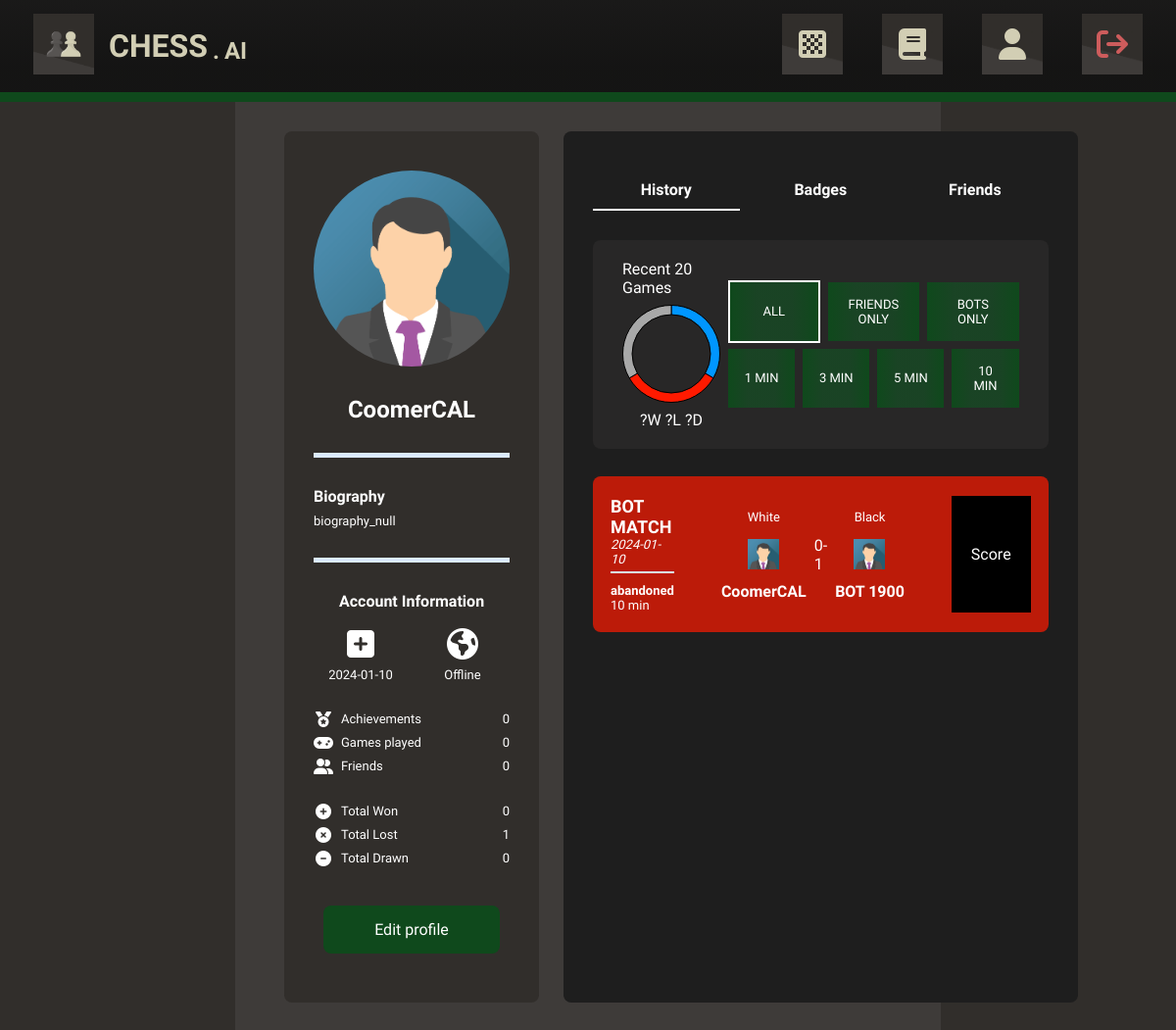
The app's page /profile (signed in) with its own data.
### tables this page shows
CREATE TABLE Player(
    PlayerID INTEGER PRIMARY KEY AUTOINCREMENT,
    Username TEXT UNIQUE NOT NULL,
    "Password" TEXT NOT NULL,
    "Status" TEXT NOT NULL,
    LastActive TIMESTAMP NOT NULL DEFAULT CURRENT_TIMESTAMP,
    Biography TEXT NOT NULL,
    Created TIMESTAMP NOT NULL DEFAULT CURRENT_TIMESTAMP,
    Picture TEXT NOT NULL,
    Wins INTEGER NOT NULL,
    Losses INTEGER NOT NULL,
    Draws INTEGER NOT NULL
);

CREATE TABLE Match (

    MatchID INTEGER PRIMARY KEY AUTOINCREMENT,
    Bot INTEGER NOT NULL,
    Player INTEGER NOT NULL,
    "Event" TEXT NOT NULL,
    "Site" TEXT NOT NULL,
    "Date" TIMESTAMP NOT NULL DEFAULT CURRENT_TIMESTAMP,
    Round TEXT NOT NULL,
    Result TEXT NOT NULL,
    "Time" INTEGER NOT NULL,
    Termination TEXT NOT NULL,
    Moves TEXT,

    FOREIGN KEY(Bot) REFERENCES MatchBot(BotID),
    FOREIGN KEY(Player) REFERENCES MatchPlayer(PlayerID),
    FOREIGN KEY("Time") REFERENCES TimeControl("Value")
);

CREATE TABLE Bot(
    BotID INTEGER PRIMARY KEY AUTOINCREMENT,
    Username TEXT UNIQUE NOT NULL,
    Rating TEXT NOT NULL
);

### app.py (the view, shortened to what this page needs)
@app.route('/profile', methods=['GET', 'PATCH'])
@login_required
def profile():
    id = current_user.get_id()
    conn = get_db_connection()
    all_games = conn.execute("SELECT * FROM Match WHERE Player = (?)", [id]).fetchall()
    if not all_games:
        render_template("pages/profile.html")
    games = []
    if all_games:
        for i in all_games:
            match_id = i["MatchID"]
            bot_id = i["Bot"]
            bot_profile = conn.execute("SELECT * FROM Bot WHERE BotID = (?)", [bot_id]).fetchone()
            bot_match   = conn.execute("SELECT * FROM MatchBot WHERE BotID = (?) AND MatchID = (?)", [bot_id, match_id]).fetchone()
            bot = Player(bot_id, bot_profile["Username"], bot_match["Color"], bot_match["Points"])
            human_profile = conn.execute("SELECT * FROM Player WHERE PlayerID = (?)", [id]).fetchone()
            human_match   = conn.execute("SELECT * FROM MatchPlayer WHERE PlayerID = (?) AND MatchID = (?)", [id, match_id]).fetchone()
            human = Player(id, human_profile["Username"], human_match["Color"], human_match["Points"])
            game = Game(match_id, bot, human, i["Event"], i["Site"], i["Date"], i["Round"], i["Result"], i["Time"], i["Termination"], i["Moves"])
            games.append(game)
        conn.close()
        return render_template("pages/profile.html", games=games, bot=bot)
    else:
        conn.close()
        return render_template("pages/profile.html")

### app.py (called while the page is built)
def get_db_connection():
    conn = sqlite3.connect('db/database.sqlite')
    conn.row_factory = sqlite3.Row
    return conn

@login_manager.user_loader
def load_user(user_id):
   conn = get_db_connection()
   user = conn.execute("SELECT * from Player where PlayerID = (?)", [user_id]).fetchone()
   conn.close()
   if user is None:
      return None
   else:
      return User(int(user[0]), user[1], user[2], user[3], user[4], user[5], user[6], user[7], user[8], user[9], user[10])

### templates/pages/profile.html (shortened to what this page needs)
{% extends "layout.html" %}
{% block head %}
  {{ super() }}
  <link rel="stylesheet" href="{{ url_for('static', filename='styles/css/profile.css') }}">
{% endblock %}
{% block content %}
<div class="container">
  <div class="wrapper">
    <div class="row">
      <div class="item middle">
        <img id="avatar" src="static/images/avatar_placeholder.png" alt="Avatar" title="{{ current_user.picture }}">
      </div>
    </div>
    <div class="row">
      <div class="item middle">
        <div class="username">
          {{ current_user.username }}
        </div>
      </div>
    </div>
    <div class="row">
      <div class="item middle">
          <hr>
      </div>
    </div>
    <div class="row col biography">
      <div class="item">
        <div class="title"> Biography</div>
      </div>
      <div class="item">
        <div class="text"> {{ current_user.biography }}</div>
      </div>
    </div>
    <div class="row">
      <div class="item middle">
          <hr>
      </div>
    </div>
    <div class="row col">
      <div class="item middle">
        <div class="title"> Account Information</div>
      </div>
      <div class="row">
        <div class="row col">
          <div class="item middle">
            <div class="icon" title="Create Account">
              <i class="fa-solid fa-square-plus fa-2x fa-fw"></i>
            </div>
          </div>
          <div class="item middle">
            <div class="text"> {{ current_user.created[:10]}}</div>
          </div>
        </div>
        <div class="row">
          <div class="row col">
            <div class="item middle">
              <div class="icon" title="Last Online">
                <i class="fa-solid fa-earth-americas fa-2x fa-fw"></i>
              </div>
            </div>
            <div class="item middle">
              <div class="text"> {{ current_user.online }}</div>
            </div>
          </div>
        </div>
      </div>
    </div>
    <div class="row col">
      <div class="row">
        <div class="item left">
          <i class="fa-solid fa-medal fa-fw"></i>
        </div>
        <div class="item">
          <div class="text"> Achievements </div>
        </div>
        <div class="item right">
          <div class="text"> 0 </div>
        </div>
      </div>
      <div class="row">
        <div class="item left">
          <i class="fa-solid fa-gamepad fa-fw"></i>
        </div>
        <div class="item">
          <div class="text"> Games played </div>
        </div>
        <div class="item right">
          <div class="text"> 0 </div>
        </div>
      </div>
      <div class="row">
        <div class="item left">
          <i class="fa-solid fa-user-group fa-fw"></i>
        </div>
        <div class="item">
          <div class="text"> Friends </div>
        </div>
        <div class="item right">
          <div class="text"> 0 </div>
        </div>
      </div>
    </div>
    <div class="row col">
      <div class="row">
        <div class="item left">
          <i class="fa-solid fa-circle-plus fa-fw"></i>
        </div>
        <div class="item">
          <div class="text"> Total Won </div>
        </div>
        <div class="item right">
          <div class="text"> {{current_user.wins}} </div>
        </div>
      </div>
      <div class="row">
        <div class="item left">
          <i class="fa-solid fa-circle-xmark fa-fw"></i>
        </div>
        <div class="item">
          <div class="text"> Total Lost </div>
        </div>
        <div class="item right">
          <div class="text"> {{current_user.losses}} </div>
        </div>
      </div>
      <div class="row">
        <div class="item left">
          <i class="fa-solid fa-circle-minus fa-fw"></i>
        </div>
        <div class="item">
          <div class="text"> Total Drawn </div>
        </div>
        <div class="item right">
          <div class="text"> {{current_user.draws}} </div>
        </div>
      </div>
    </div>
    <div class="row">
      <div class="item middle">
        <button class="button" onclick="edit(this)" type="submit" title="Create Account">
          Edit profile
        </button>
      </div>
    </div>
  </div>
</div>
<div class="container">
  <div class="wrapper">
    <div class="row">
      <button class="item middle selected" id="history-btn">
        <div class="title"> History</div>
      </button>
      <button class="item middle" id="badges-btn">
        <div class="title"> Badges</div>
      </button>
      <button class="item middle" id="friends-btn">
        <div class="title"> Friends</div>
      </button>
    </div>
    <div class="row col" id="history-section">
      <div class="item">
        <div class="recent-container">
          <div class="wrapper">
            <div class="row">
              <div class="item left">
                <div class="row col">
                  <div class="item middle">
                    Recent 20 Games
                  </div>
                  <div class="item middle" style="height:100px">
                    <canvas id="donut"></canvas>
                  </div>
                  <div class="row">
                    <div class="item middle" id="win-lose">
                      ?W ?L ?D
                    </div>
                  </div>
                </div>
              </div>
              <div class="row col">
                <div class="row">
                  <div class="item middle">
                    <button class="filter-btn selected-btn">
                      <div class="text"> All</div>
                    </button>
                  </div>
                  <div class="item middle">
                    <button class="filter-btn">
                      <div class="text"> Friends only</div>
                    </button>
                  </div>
                  <div class="item middle">
                    <button class="filter-btn">
                      <div class="text"> Bots only</div>
                    </button>
                  </div>
                </div>
                <div class="row">
                  <div class="item middle">
                    <button class="filter-btn">
                      <div class="text"> 1 min</div>
                    </button>
                  </div>
                  <div class="item middle">
                    <button class="filter-btn">
                      <div class="text"> 3 min</div>
                    </button>
                  </div>
                  <div class="item middle">
                    <button class="filter-btn">
                      <div class="text"> 5 min</div>
                    </button>
                  </div>
                  <div class="item middle">
                    <button class="filter-btn">
                      <div class="text"> 10 min</div>
                    </button>
                  </div>
                </div>
              </div>
            </div>
          </div>
        </div>
      </div>
      {% if not games %}
      <div class="item">
        <div class="helper-container">
          <div class="wrapper">
            You have no Match History.
          </div>
        </div>
      </div>
      {% else %}
      {% for game in games %}
      {% if game.result != "Ongoing" %}
        <a href="/game/bot/{{game.id}}" class="item">
          {% if game.result == "1-0" and game.human.color == "white" %}
          <div class="game-container win" id='{{game.id}}'>
          {% elif game.result == "1-0" and game.human.color == "black" %}
          <div class="game-container lose" id='{{game.id}}'>
          {% elif game.result == "0-1" and game.human.color == "white" %}
          <div class="game-container lose" id='{{game.id}}'>
          {% elif game.result == "0-1" and game.human.color == "black" %}
          <div class="game-container win" id='{{game.id}}'>
          {% elif game.result == "1/2-1/2" %}
          <div class="game-container draw" id='{{game.id}}'>
          {% endif %}
            <div class="row">
              <div class="col wrapper nogap">
                <div class="row">
                  <div class="event"> {{game.event}} </div>
                </div>
                <div class="row">
                  <div class="date"> {{game.date[:10]}} </div>
                </div>
                <div class="row">
                  <hr class="thin">
                </div>
                <div class="row">
                  <div class="termination"> {{game.termination}} </div>
                </div>
                <div class="row">
                  <div class="time"> {{game.time|string + " min"}} </div>
                </div>
              </div>
              <div class="col wrapper nogap participants">
                <div class="row">
                  <div class="col player">
                    <div class="row middle team"> White</div>
                    <img src="static/images/avatar_placeholder.png" alt="Avatar" class="row middle pic"> </img>
                    <div class="row middle player-username">
                      {% if game.computer.color == "white" %}
                        {{game.computer.username}}
                      {% else %}
                        {{game.human.username}}
                      {% endif %}
                    </div>
                  </div>
                  <div class="col row middle result">{{game.result}}</div>
                  <div class="col player">
                    <div class="row middle team"> Black</div>
                    <img src="static/images/avatar_placeholder.png" alt="Avatar" class="row middle pic"> </img>
                    <div class="row middle player-username">
                      {% if game.computer.color == "black" %}
                      {{game.computer.username}}
                      {% else %}
                        {{game.human.username}}
                      {% endif %}
                    </div>
                  </div>
                </div>
              </div>
              <div class="col wrapper nogap performance">
                <div class="row">
                  <div class="col">
                    <div class="row middle"> Score</div>
                  </div>
                </div>
              </div>
            </div>
          </div>
        </a>
      {% endif %}
      {% endfor %}
      {% endif %}
    </div>
  </div>
</div>
{% endblock %}

### templates/layout.html (shortened to what this page needs)
<!doctype html>
<html>
  <head>
    {% block head %}
    <link rel="stylesheet" type="text/css" href="{{ url_for('static', filename='styles/css/layout.css')}}" />
    {% endblock %}
  </head>
  <body>
    {% block navbar %}
    <nav id="navigation-bar">
      <div class ="nav-left">
        <a href="/">
          <img src="/static/images/logo.png" alt="ChessAI" title="Home"></img>
        </a>
        <div class="nav-title"> CHESS
          <div class="nav-title-small">.</div>
          <div class="nav-title-small">AI</div>
        </div>
      </div>
      <div class="nav-right">
        {% if current_user.is_authenticated %}
          <a href="/play" class="nav-button" title="Play">
            <i class="fa-solid fa-chess-board fa-2xl"></i>
          </a>
          <a href="/learn" class="nav-button" title="Learn">
            <i class="fa-solid fa-book fa-2xl"></i>
          </a>
          <a href="/profile" class="nav-button" title="Profile">
              <i class="fa-solid fa-user fa-2xl"></i>
          </a>
          <a href="/logout" class="nav-button" title="Logout" id="logout">
            <i class="fa-solid fa-arrow-right-from-bracket fa-2xl logout"></i>
          </a>
        {% endif %}
      </div>
    </nav>
    {% endblock %}
    <div id="content">
      {% block content %}
      {% endblock %}
    </div>
  </body>
</html>

### static/styles/css/layout.css (style rules this page uses)
button { border: none; cursor: pointer; background-color: transparent; }
html, body { width: 100%; height: 100%; background-color: #312E2B; font-family: "Work Sans", sans-serif; overflow-x: hidden; -ms-overflow-style: none; scrollbar-width: none; }
body { display: flex; flex-direction: column; }
#content { flex: 1; }
* { box-sizing: border-box; margin: 0; padding: 0; }
#navigation-bar { z-index: 1; position: sticky; width: 100vw; left: 0px; top: 0px; padding: 14px; background: linear-gradient(180deg, rgba(62, 59, 57, 0.2) 0%, rgba(49, 46, 43, 0.11) 72.4%), #111111; border-bottom-style: solid; border-color: #0F491C; border-width: 10px; display: flex; justify-content: space-between; }
#navigation-bar img { height: 62px; width: 62px; }
#navigation-bar .nav-left { display: flex; margin-left: 20px; margin-right: 20px; }
#navigation-bar .nav-left .nav-title { display: flex; align-self: center; margin-left: 15px; font-family: "Work Sans", sans-serif; font-weight: 600; font-size: 32px; color: #D2CEB4; text-decoration: none; }
#navigation-bar .nav-left .nav-title .nav-title-small { align-self: flex-end; padding-left: 5px; font-size: 24px; }
#navigation-bar .nav-right { display: flex; }
#navigation-bar .nav-right .nav-button { display: flex; justify-content: center; align-items: center; background-color: white; background-image: url(../../images/grad.png); background-size: cover; height: 62px; width: 62px; margin-left: 20px; margin-right: 20px; opacity: 1; }
#navigation-bar .nav-right .nav-button i { color: #D2CEB4; }
#navigation-bar .nav-right .nav-button .logout { color: #CD5C5C; }
a { text-decoration: none; }

### records on screen
Player: username "CoomerCAL", biography "biography_null", Created "2024-01-10", online "Offline", wins "0", losses "1", draws "0"
Match: event "BOT MATCH", Date "2024-01-10", termination "abandoned", time "10 min", human.username "CoomerCAL", result "0-1", computer.username "BOT 1900"
